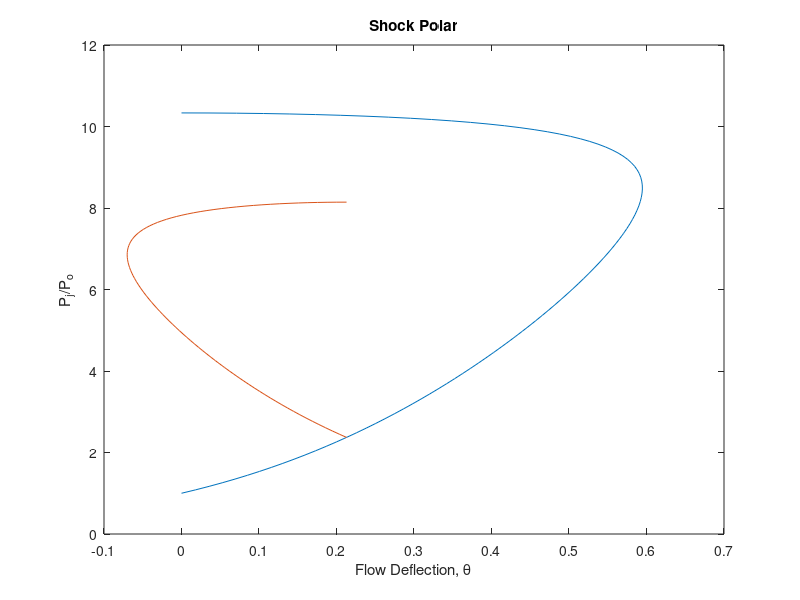

MATLAB code to generate this figure:
M = 3.0;
gamma = 1.4;
phi = linspace(asin(1/M),pi/2,100);

p_po = 1 + 2*gamma/(gamma + 1) * ( (M*sin(phi)).^2 -1);
theta = atan(2*cot(phi).*((M*sin(phi)).^2 - 1)./(2 + M^2*(gamma+cos(2*phi))));

M2 = 1./sin(phi - theta).*sqrt((1 + (gamma-1)/2 * (M*sin(phi)).^2)./(gamma * (M*sin(phi)).^2) - (gamma-1)/2);

m2 = M2(15);
phi2 = linspace(asin(1/m2),pi/2,100);
theta2 = atan(2*cot(phi2).*((m2*sin(phi2)).^2 - 1)./(2 + m2^2*(gamma+cos(2*phi))));
p_po2 = (1 + 2*gamma/(gamma + 1) * ( (m2.*sin(phi2)).^2 -1))*p_po(15);

theta_w = theta(15);

figure(1);
plot(theta,p_po);
hold on;
plot(theta_w - theta2,p_po2);
title('Shock Polar');
xlabel('Flow Deflection, \theta');
ylabel('P_j/P_o');
